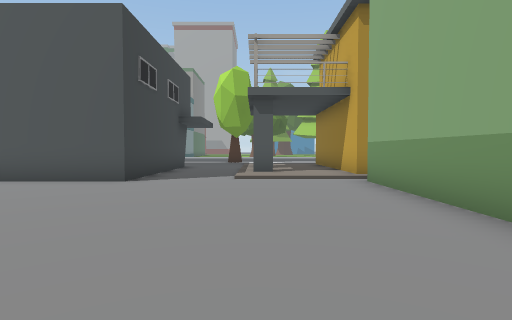
[1] (above)

24 first-person views from a walk through a 3-D level made in the Unity game engine. The camera is 1.4 m above the floor, tilts 2° down and sees 80° across. The floor is counted in squares, 2 m on a side. Each view is taken from the middle of a square. On the plan, view 1 faces up. The plan holds only what a view shows up to about 10 squares ahead; the rest is blank. The place goes on beyond the plan. Some animated figures are left out. Some surface patterns are stand-ins.

[2]
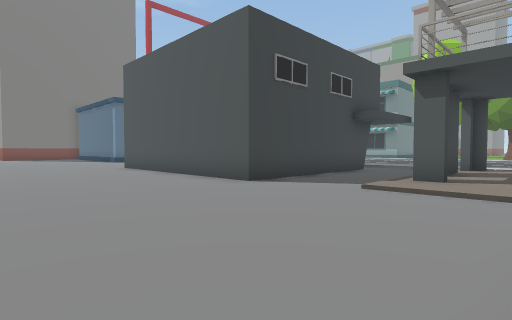

[3]
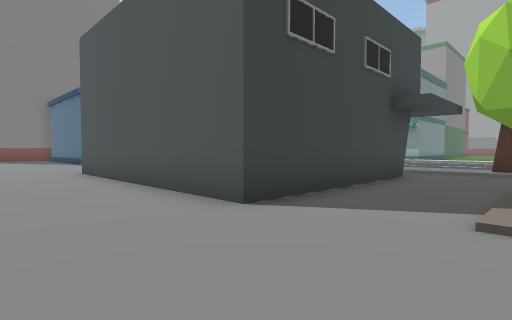

[4]
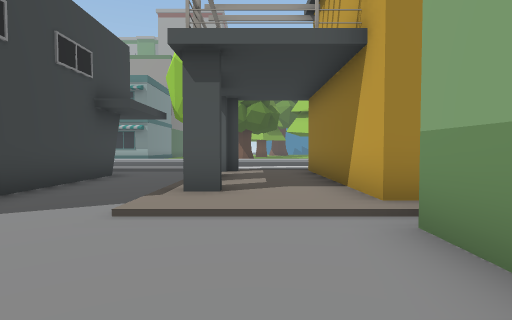

[5]
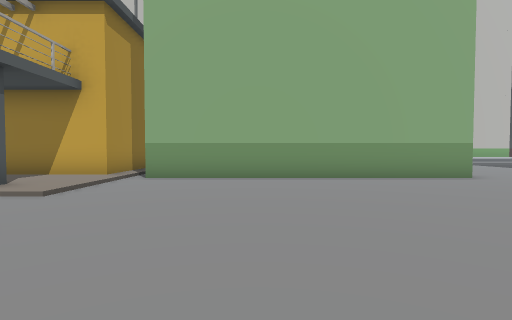

[6]
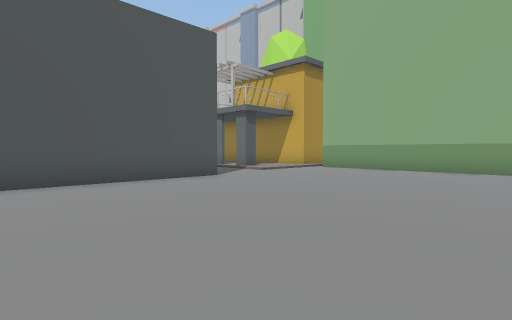

[7]
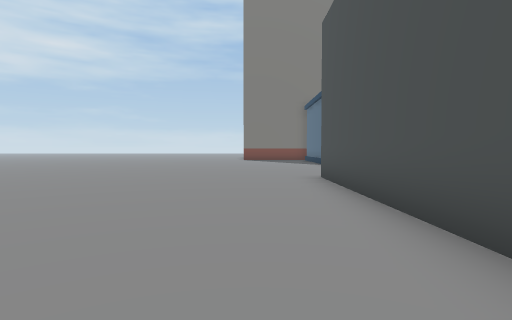

[8]
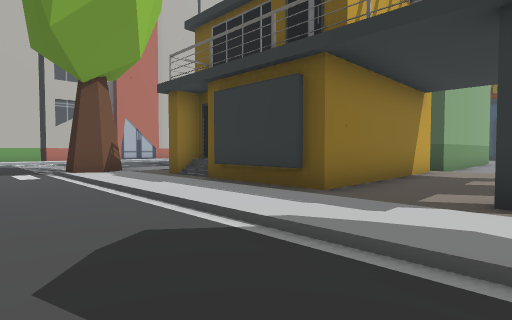

[9]
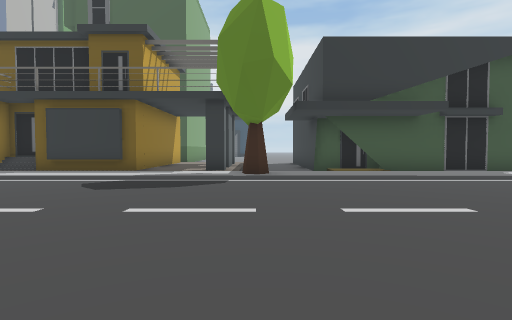

[10]
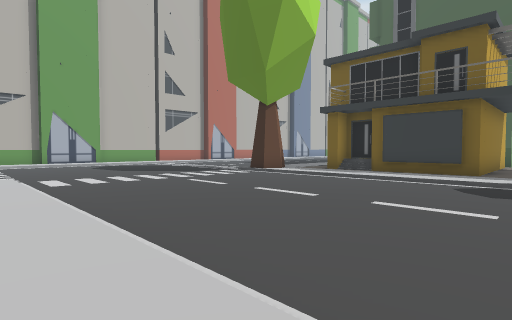

[11]
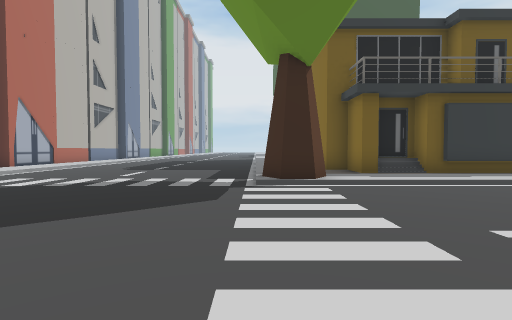

[12]
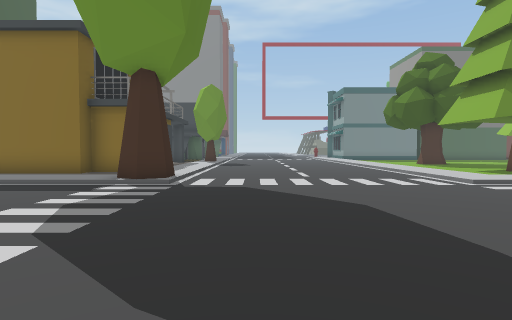

[13]
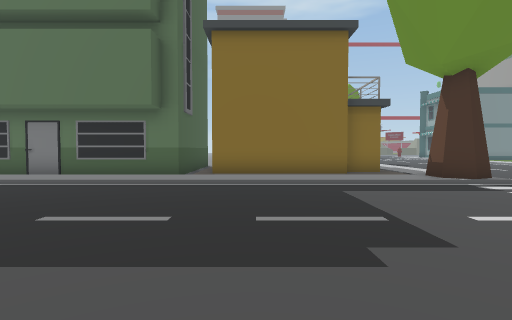

[14]
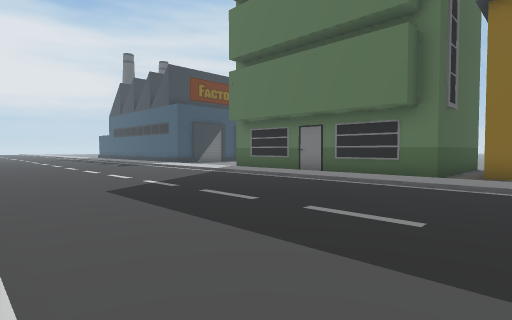

[15]
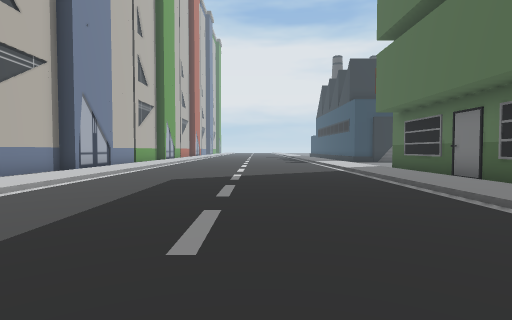

[16]
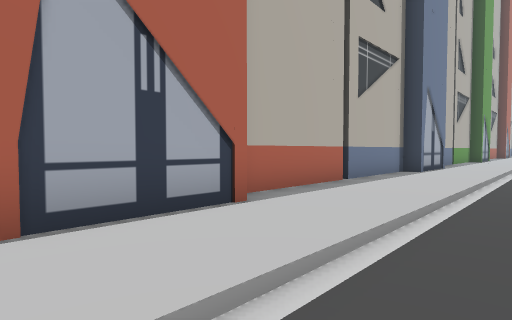

[17]
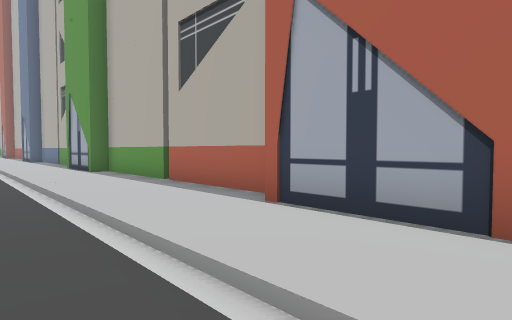

[18]
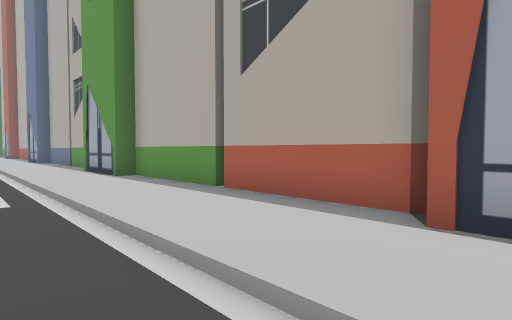

[19]
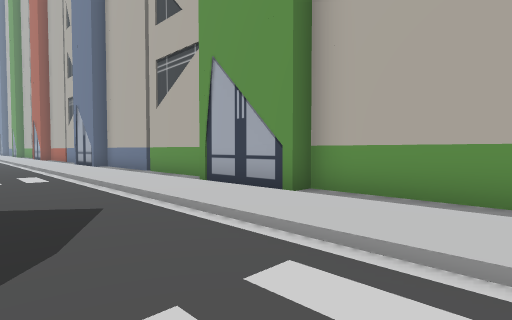

[20]
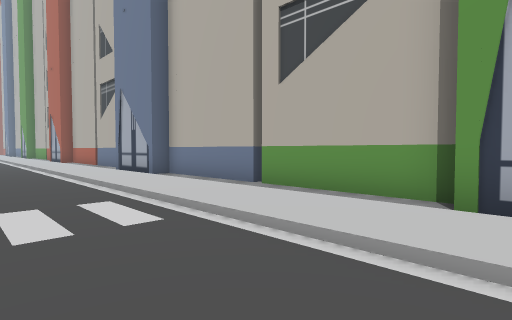

[21]
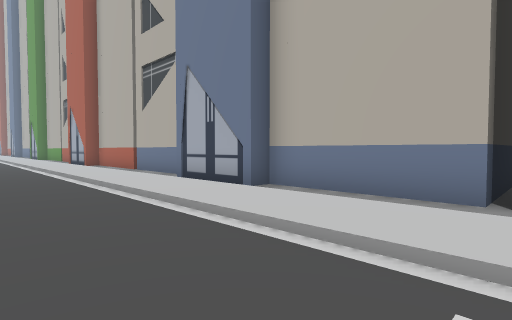

[22]
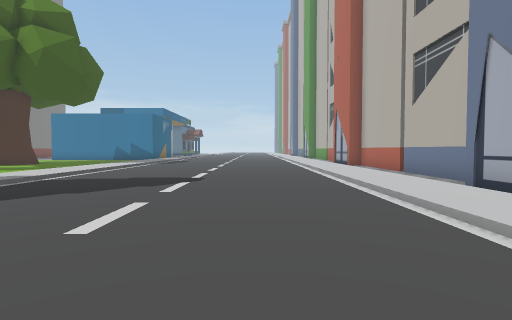

[23]
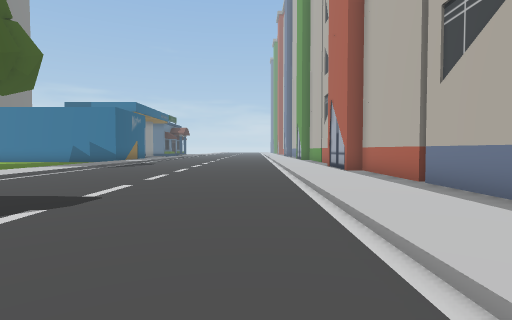

[24]
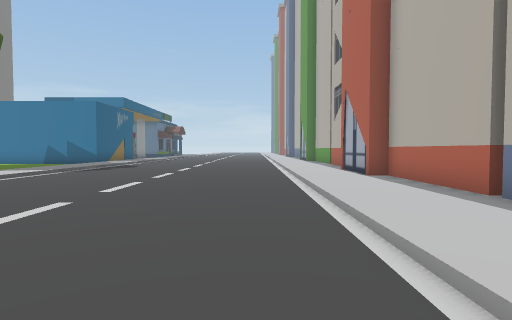

### Floor plan
Key: @ floor where view 1 was taken; # wall or solid block; x gap in a wall; . main floor; : floor 0.25 m higher than the main floor; / step, stairs or slope; B building; T tree.
Columns run from 9 left of view 1 to 20 right of it. Each row starts with its distance up from view 1.
 39                   :/....../:B
 38                   :/....../:B
 37                   :/....../:BB
 36                   :/....../:.B
 35                   :/....../:.B
 34                   :/....../:.B
 33                   :/....../:.B
 32                   :/....../:.B
 31                   :/....../:.B
 30                    /....../:B
 29                     ....../:B
 28                     ....../:B
 27                TT    ...../:BB
 26                       ..../:.B
 25                        .../:.B
 24                         ../:.B
 23           :::::::::/    ../:.B
 22         /  /////////... ../:.B
 21        ................ ../:.B
 20       ..................../:BB
 19      ...................../:B
 18     ....................../:B
 17     ....................../:BB
 16    ......................./:.B
 15   //////////////////....../:.B
 14  :::::::#::::::/::#/....../:.B
 13  ##.//...#::###//::/....../:.B
 12    ####..:::#####::/....../:.B
 11       #..#::#   ##:/....../:.B
 10       #..x::#    #:/....../:BB
  9       #..#::#    #:/....../:B
  8       #..:::###  #:/....../:B
  7 #######../////////:/....../:BB
  6 ............B BBBB:/....../:.B
  5 ............B    B:/....../:.B
  4 ............B    B:/....../:.B
  3 ............B    B:/....../:.B
  2 ............B    B:/....../:.B
  1 ............B    B:/....../:.B
  0 ....... .@..B    B:/....../:BB

Where each view was taken, in squares from view 1:
view 1: 0 up, 0 right, facing up
view 2: 2 up, 2 right, facing up-left
view 3: 4 up, 0 right, facing up-left
view 4: 4 up, 1 right, facing up
view 5: 4 up, 5 left, facing right
view 6: 0 up, 8 left, facing up-right
view 7: 5 up, 2 left, facing left
view 8: 17 up, 0 right, facing down-right
view 9: 22 up, 1 left, facing down
view 10: 23 up, 1 right, facing down-right
view 11: 21 up, 10 right, facing down
view 12: 17 up, 17 right, facing left
view 13: 9 up, 17 right, facing left
view 14: 9 up, 17 right, facing down-left
view 15: 10 up, 13 right, facing down
view 16: 10 up, 16 right, facing down-right
view 17: 7 up, 16 right, facing up-right
view 18: 9 up, 16 right, facing up-right
view 19: 14 up, 15 right, facing up-right
view 20: 19 up, 15 right, facing up-right
view 21: 23 up, 15 right, facing up-right
view 22: 24 up, 15 right, facing up
view 23: 27 up, 16 right, facing up
view 24: 29 up, 16 right, facing up
